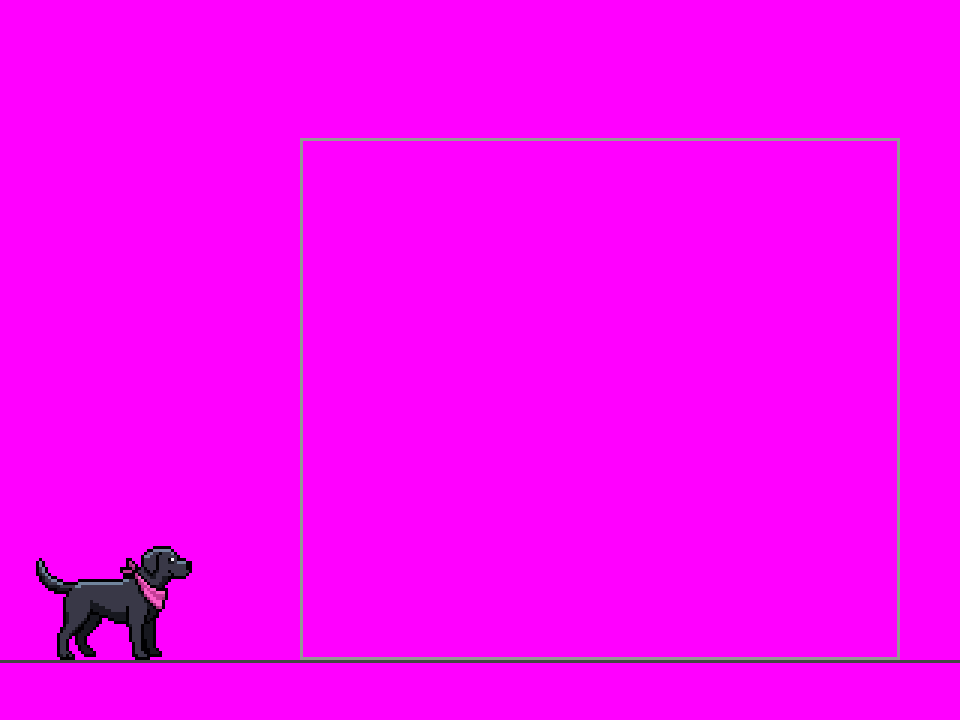
#> input picture art/source/guides/rw_home_front.png, 4800 x 3600 px, given in place of kitA_1x.png, which was not available (shown at 1/5 size)
$ python kit.py
#> lines starting #> are read from the running program, lines starting #| are printed output that depends on the picture; after the words box and inside, x2 and y2 are one past the last pixel; in counts of white or black regions, pixels touching at a corner belong together; pictures that were not available may be replaced by others from this repository, and a replacement may not be noted
### art/source/ui/tools/cut.py
# key out the magenta background and cut every piece by connected alpha (pieces closer than `gap` px merge)
import sys, json, numpy as np
from PIL import Image, ImageDraw
from scipy import ndimage
def key(im):
    a = np.array(im.convert('RGB')).astype(int)
    r,g,b = a[...,0],a[...,1],a[...,2]
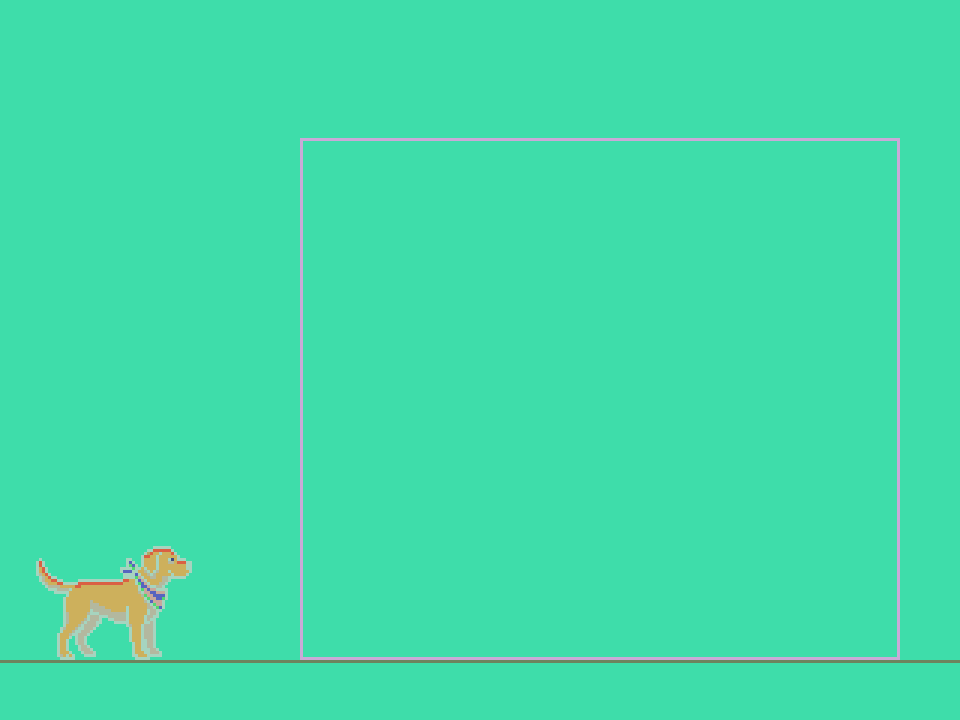
#> r: shape (3600, 4800) int64 (shown at 1/5 size); 12 distinct labels, from 1 to 255; one colour per label, 0 black
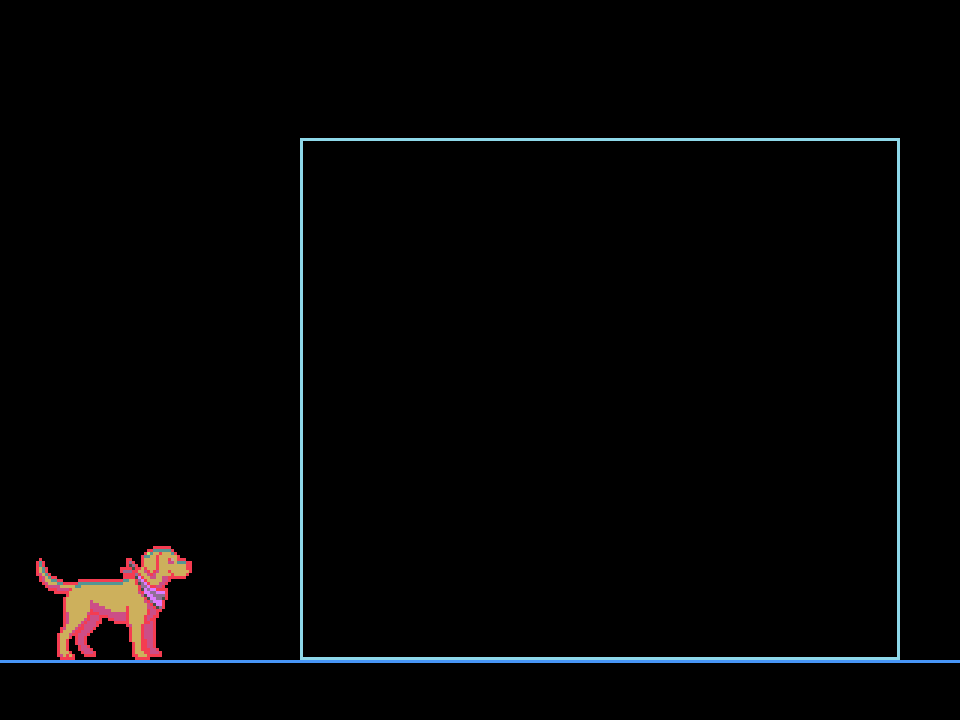
#> g: shape (3600, 4800) int64 (shown at 1/5 size); 12 distinct labels, from 0 to 249; one colour per label, 0 black
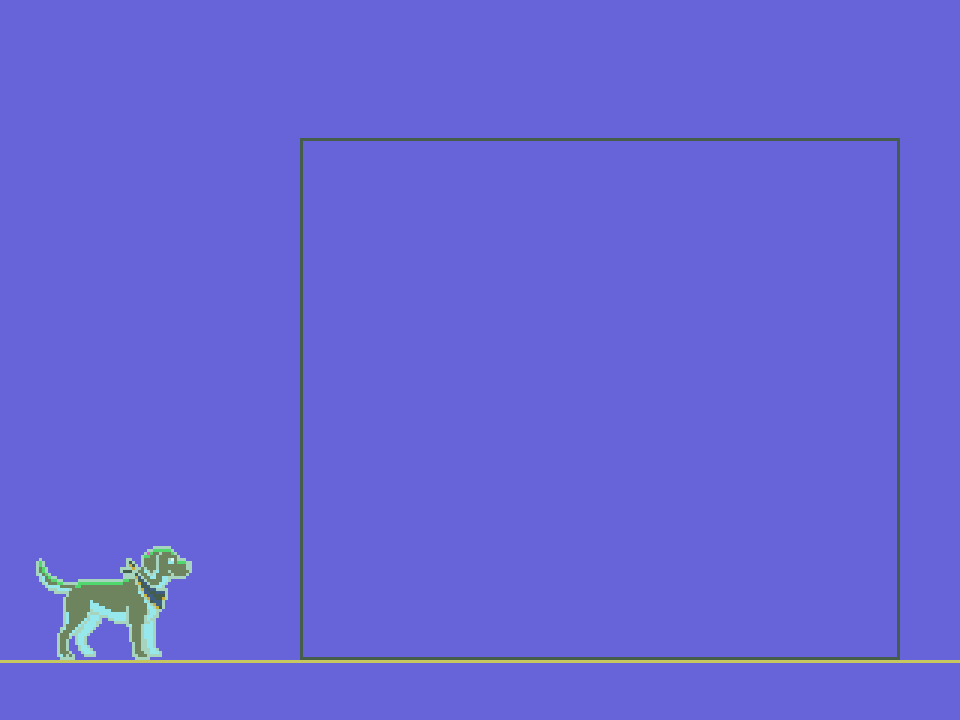
#> b: shape (3600, 4800) int64 (shown at 1/5 size); 11 distinct labels, from 2 to 255; one colour per label, 0 black
    mag = (r > 150) & (b > 150) & (g < 110) & (abs(r-b) < 90)
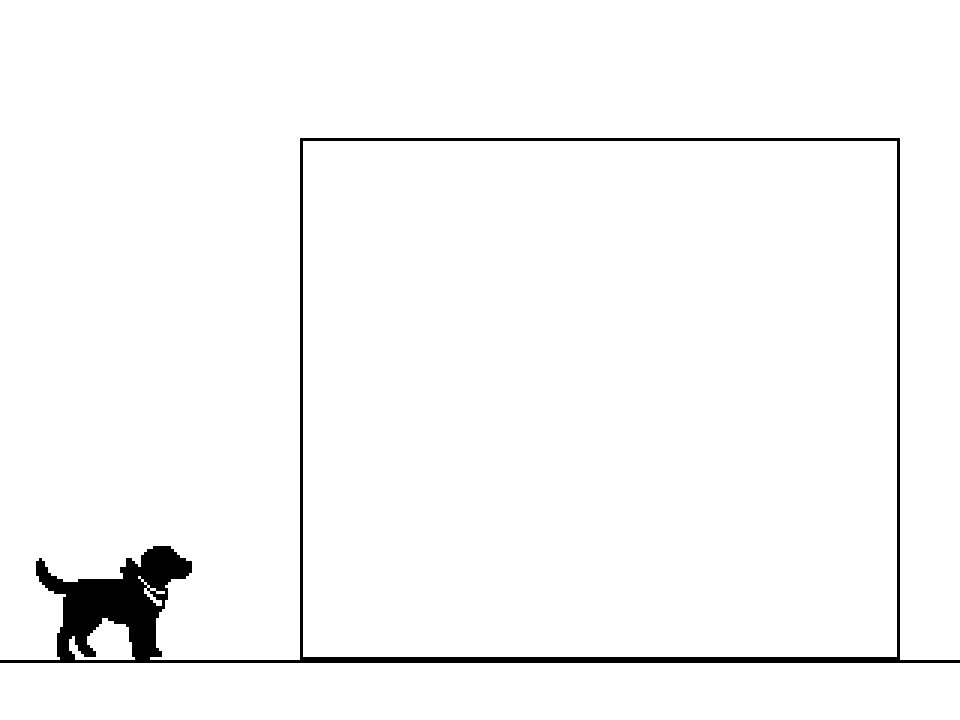
#> mag: shape (3600, 4800) bool (shown at 1/5 size); 97.4% white; 1 black region, box (x1, y1, x2, y2) and area: (0, 690, 4800, 3315) 449550
    rgba = np.dstack([a, np.where(mag, 0, 255)]).astype(np.uint8)
    return rgba
# [15 lines left out: function cut, not called in this run]
# [10 lines that do not run on import are left out]

### art/source/ui/tools/kit.py
import sys, os, json, numpy as np
from PIL import Image
from scipy import ndimage
sys.path.insert(0, os.path.dirname(__file__))
from cut import key
R3 = '/tmp/claude-0/ui/r3'; OUT = '/tmp/claude-0/ui/kit'; os.makedirs(OUT, exist_ok=True); os.makedirs(OUT+'/raw', exist_ok=True)
A = key(Image.open(R3+'/kitA_1x.png')); B = key(Image.open(R3+'/kitB_1x.png'))
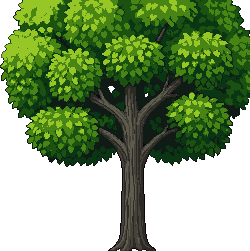
#> input picture art/source/rw_lime/rw_lime_cut.png, 250 x 251 px, given in place of kitB_1x.png, which was not available
#> in key (call 2), `r,g,b = a[...,0],a[...,1],a[...,2]`:
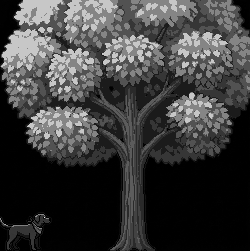
#> g: shape (251, 250) int64; min 0, max 250, mean 60.5
#> in key (call 2), `mag = (r > 150) & (b > 150) & (g < 110) & (abs(r-b) < 90)`:
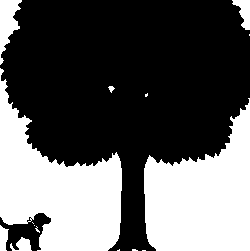
#> mag: shape (251, 250) bool; 37.2% white; 15 white regions (8 under 20 px), largest, box (x1, y1, x2, y2) and area: (0, 68, 122, 251) 11266, (144, 98, 250, 251) 10584, (0, 0, 22, 65) 744
#> (the run stopped early here; a loop or call above may not have finished)
